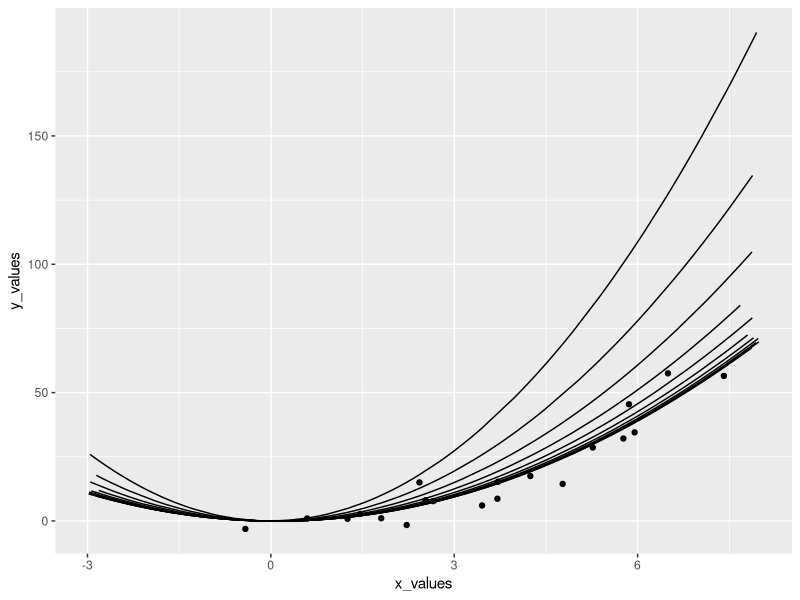
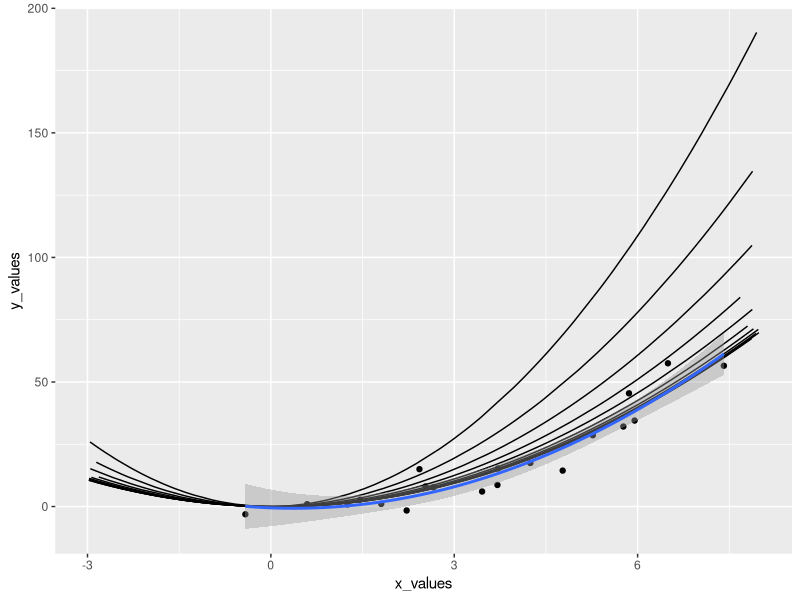

Here is the R script that generated these plots, in order: (Note: this script raises an error after producing the figures.)
library(tidyverse)

len = 20
start = -3
end = 8
x_values = rnorm(len,mean=3,sd=2)
y_values = x_values^2 + rnorm(len)*(x_values + 3)

raw_data = data.frame(x_values,y_values)

regression = function(ps){
  ggplot(ps,aes(x=x_values,y=y_values)) +
   geom_point() +
   geom_smooth(method="lm",formula=y~I(x^2)+x)
}
valuation = function(x_values,coefs){
  coefs[1] + coefs[2] * x_values + coefs[3] * x_values^2
}
coef_cost = function(ps,coefs){
  sum((valuation(ps$x_values, coefs) - ps$y_values)^2)
}
coefs_differnetial = function(ps,coefs){
  cost = coef_cost(ps,coefs)
  a = coefs[3]
  b = coefs[2]
  c = coefs[1]
  x = ps$x_values
  y = ps$y_values
  coefs_diff = numeric(3)
  inner_val = (c+b*x+a*x^2-y)
  coefs_diff[1] = sum(2*inner_val)
  coefs_diff[2] = sum(2*x*inner_val)
  coefs_diff[3] = sum(2*x^2*inner_val)
  coefs_diff
}
plot_function = function(coefs){
  x_points = runif(100,min=start,max=end)
  y_points = valuation(x_points,coefs)
  point_data = data.frame(x_points,y_points)
  geom_line(data=point_data,mapping=aes(x=x_points,y=y_points))
}
plot_overlayed = function(){
  ggplot(raw_data,aes(x=x_values,y=y_values)) +
    geom_point()# + 
    #geom_smooth(method="lm", formula=y~I(x^2)+x)
}
cur_plot = plot_overlayed() 
start_coefs = c(0,0.11,3)
cur_plot = cur_plot + plot_function(start_coefs)
for(x in 1:10){
  new_coefs = start_coefs - 0.00002 * coefs_differnetial(raw_data,start_coefs)
  start_coefs = new_coefs
  cur_plot = cur_plot + plot_function(new_coefs)
  print(coef_cost(raw_data,new_coefs))
  print(start_coefs)
}
cur_plot
cur_plot + geom_smooth(method="lm", formula=y~I(x^2)+x)

ggsave("regression.png",plot=regression(data))
